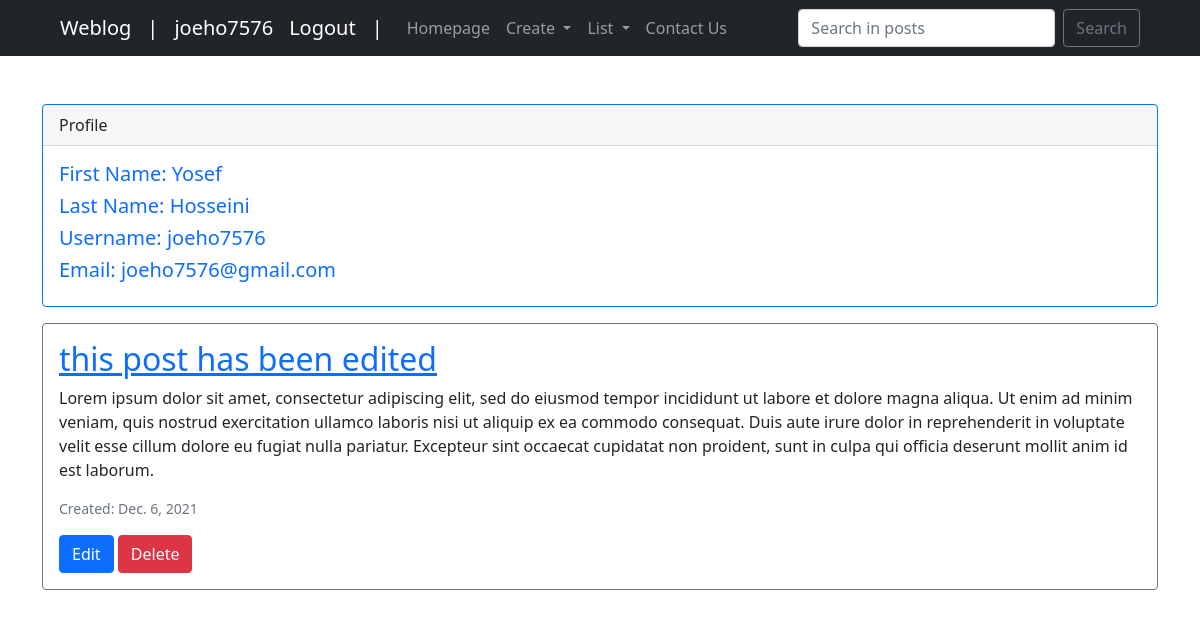
Screenshot of /weblog/dashboard/ (signed in) with the database file from the repository.
### weblog/models.py (models this page shows, shortened)
class Post(models.Model):
    PU = 'PU'
    DR = 'DR'
    STATUS_CHOICE = [
        (PU, 'Published'),
        (DR, 'Draft')
    ]
    owner = models.ForeignKey(User, on_delete=models.CASCADE, verbose_name="Post Owner")
    title = models.CharField("Post Title", max_length=50)
    content = models.TextField()
    image = models.ImageField(upload_to='images', null=True)
    category = models.ManyToManyField('Category')
    created = models.DateField(auto_now_add=True, null=True)
    updated_on = models.DateTimeField(auto_now=True)
    like = models.ManyToManyField(User, related_name='post_like')
    dislike = models.ManyToManyField(User, related_name='post_dislike')
    tag = models.ManyToManyField('Tag')
    slug = models.SlugField(max_length=255, unique=True, null=True, blank=True)
    status = models.CharField(
        max_length=2,
        choices=STATUS_CHOICE,
        default=DR
    )
    objects = models.Manager()
    published = PublishedPostsManager()
    draft = DraftPostsManager()

### weblog/views.py (the view)
# urls.py: path('dashboard/', dashboard_view, name='dashboard'),
def dashboard_view(request):
    user = request.user
    posts = Post.objects.filter(owner=user)
    context = {'user': user, 'posts': posts}
    return render(request, 'login/dashboard.html', context=context)

### weblog/templates/login/dashboard.html (shortened to what this page needs)
{% extends 'weblog/index.html' %}{% load static %}
{% block content %}
    <div class="card border-primary mb-3">
        <div class="card-header">Profile</div>
        <div class="card-body text-primary">
            <h5 class="card-title">First Name: {{user.first_name}}</h5>
            <h5 class="card-title">Last Name: {{user.last_name}}</h5>
            <h5 class="card-title">Username: {{user}}</h5>
            <h5 class="card-title">Email: {{user.email}}</h5>
        </div>
    </div>
    {% if posts %}
        {% for post in posts %}
        <div class="card border-secondary mb-3">
            <div class="card-body">
                <h2 class="card-title"><a href="{% url 'weblog:post_detail' post.slug %}">{{post.title}}<a/></h2>
                <p class="card-text">{{post.content}}</p>
                <p class="card-text mb-0"><small class="text-muted">Created: {{post.created}}</small></p>
                {% if post.owner == user %}
                    <a class="btn btn-primary mt-3" href="{% url 'weblog:post_edit' post.slug %}">Edit</a>
                    <a class="btn btn-danger mt-3" href="{% url 'weblog:post_delete' post.slug %}">Delete</a>
                {% endif %}
            </div>
        </div>
    {% endfor %}
    {% else %}
    <div class="alert alert-primary" role="alert">
        <p class="d-inline" > You don't have any posts yet. </p>
        <a href="{% url 'weblog:post_create' %}" class="btn btn-info position-absolute top-50 end-0 translate-middle-y" role="button" style="margin-right: 8px;">Create Post</a>
    </div>
    {% endif %}
{% endblock content %}

### weblog/templates/weblog/index.html (shortened to what this page needs)
{% load static %}
<html lang="en">
    <head>
        <link href="{% static 'weblog/css/styles.css' %}" rel="stylesheet" />
    </head>
    <body>
        <nav class="navbar navbar-expand-lg navbar-dark bg-dark">
            <div class="container-fluid mx-5">
                <a class="navbar-brand" href="{% url 'weblog:post_list' %}">Weblog</a>
                <div class="collapse navbar-collapse" id="navbarSupportedContent">
                    <ul class="navbar-nav me-auto mb-2 mb-lg-0">
                        <a class="navbar-brand"> | </a>
                        {% if user.is_authenticated %}
                            <a class="navbar-brand" href="{% url 'weblog:dashboard' %}">{{user.username}}</a>
                            <a class="navbar-brand" href="{% url 'weblog:logout' %}">Logout</a>
                        {% else %}
                            <a class="navbar-brand" href="{% url 'weblog:login' %}">Login</a>
                        {% endif %}
                        <a class="navbar-brand"> | </a>
                        <li class="nav-item">
                            <a class="nav-link" href="{% url 'weblog:post_list' %}">Homepage</a>
                        </li>
                        <li class="nav-item dropdown">
                            <a class="nav-link dropdown-toggle" id="navbarDropdown" role="button" data-bs-toggle="dropdown" aria-expanded="false">
                            Create
                            </a>
                        </li>
                        <li class="nav-item dropdown">
                            <a class="nav-link dropdown-toggle" id="navbarDropdown" role="button" data-bs-toggle="dropdown" aria-expanded="false">
                            List
                            </a>
                        </li>
                        <li class="nav-item">
                            <a class="nav-link" href="{% url 'weblog:contact' %}">Contact Us</a>
                        </li>
                    </ul>
                    <form class="d-flex" style="margin-bottom: 0px;" action="{% url 'weblog:search_index' %}" method="post">{% csrf_token %}
                        <input class="form-control me-2" name='searched' type="search" placeholder="Search in posts" aria-label="Search">
                        <button class="btn btn-outline-secondary" type="submit">Search</button>
                    </form>
                </div>
            </div>
        </nav>
        <div class="container">
            <div class="row">
                <div class="col-lg-12 mt-5">
                    {% block content %}{% endblock content %}
                </div>
            </div>
        </div>
    </body>
</html>

### rows the page displays
Post: title "this post has been edited", content "Lorem ipsum dolor sit amet, consectetur adipiscing elit, sed do eiusmod tempor incididunt ut labore et dolore magna aliqua. Ut enim ad minim veniam, quis nostrud exercitation ullamco laboris nisi ut aliquip ex ea commodo consequat. Duis aute irure dolor in reprehenderit in voluptate velit esse cillum dolore eu fugiat nulla pariatur. Excepteur sint occaecat cupidatat non proident, sunt in culpa qui officia deserunt mollit anim id est laborum.", created "Dec. 6, 2021", shows "Edit"

### other values shown
{{ user.username }} "joeho7576"
{{ user.first_name }} "Yosef"
{{ user.last_name }} "Hosseini"
{{ user }} "joeho7576"
{{ user.email }} "joeho7576@gmail.com"
